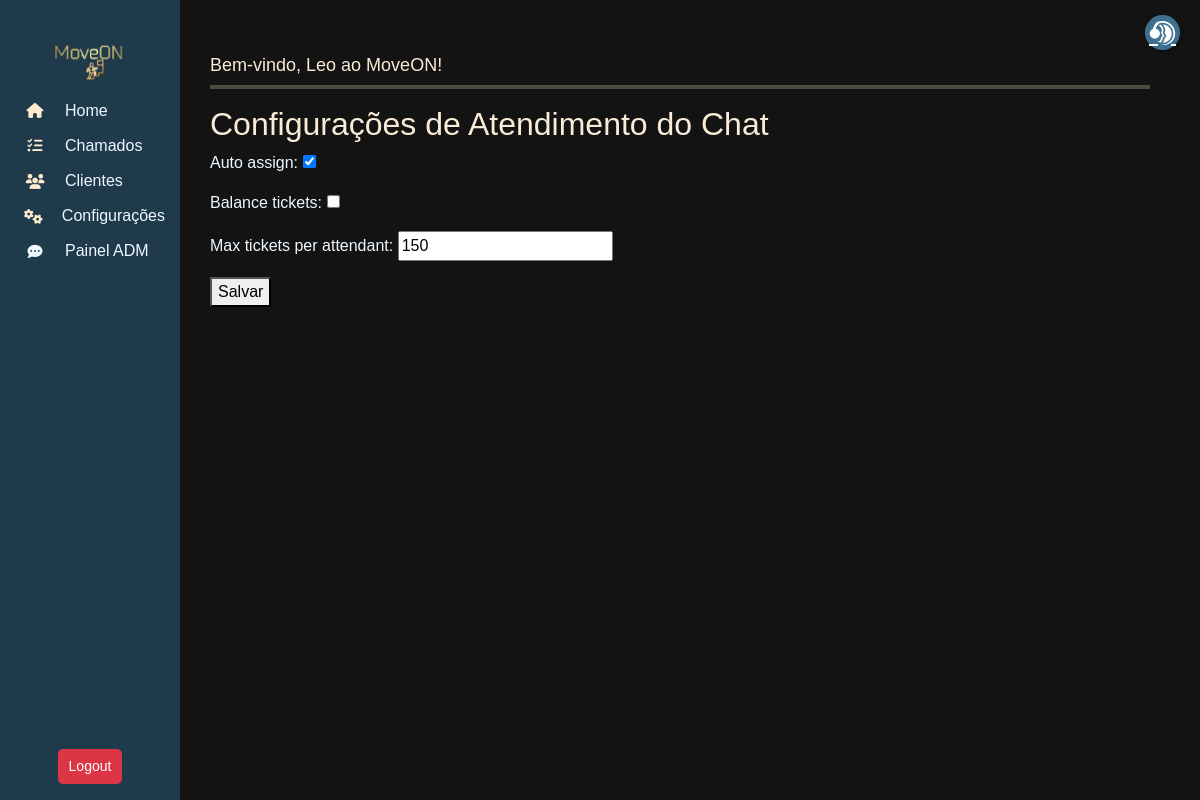
/chat/config/chat/ (signed in), run on the app's committed database.
### move_on/models.py (models this page shows, shortened)
class User(AbstractUser):
    client = models.ForeignKey(Profile, on_delete=models.CASCADE, related_name="users", null=True, blank=True, db_column='client')
    role = models.ForeignKey(Role, on_delete=models.SET_NULL, null=True, blank=True, db_column='role')
    groups = models.ManyToManyField(
        'auth.Group',
        related_name='move_on_users',
        blank=True
    )
    user_permissions = models.ManyToManyField(
        'auth.Permission',
        related_name='move_on_users',
        blank=True
    )
    class Meta:
        db_table = "users"

### chat/models.py (models this page shows, shortened)
class ChatSettings(models.Model):
    client = models.OneToOneField(Profile, on_delete=models.CASCADE, related_name="chat_settings")
    auto_assign = models.BooleanField(default=True)  # Distribuição automática ou manual
    balance_tickets = models.BooleanField(default=True)  # Equilibrar tickets por atendente
    max_tickets_per_attendant = models.IntegerField(default=5)  # Limite por atendente
    class Meta:
        db_table = "chat_settings"

### chat/views.py (the view)
# urls.py: path('config/chat/', ChatSettingsView.as_view(), name="chat_settings"),
class ChatSettingsView(LoginRequiredMixin, UpdateView):
    model = ChatSettings
    form_class = ChatSettingsForm
    template_name = "chat_settings.html"
    success_url = reverse_lazy("chat_settings")  # Redirecionamento pós-salvar
    def get_object(self, queryset=None):
        chat_settings, created = ChatSettings.objects.get_or_create(client=self.request.user.client)
        return chat_settings

### chat/forms.py
class ChatSettingsForm(forms.ModelForm):
    class Meta:
        model = ChatSettings
        fields = ["auto_assign", "balance_tickets", "max_tickets_per_attendant"]

### chat/templates/chat_settings.html (shortened to what this page needs)
{% extends "Menu/menu.html" %} {% block content %}
<h2>Configurações de Atendimento do Chat</h2>
<form method="post">
  {% csrf_token %} {{ form.as_p }}
  <button type="submit">Salvar</button>
</form>
{% endblock %}

### move_on/templates/Menu/menu.html (shortened to what this page needs)
{% load static %}
<head>
  <link href="https://cdn.jsdelivr.net/npm/bootstrap@5.3.3/dist/css/bootstrap.min.css" rel="stylesheet" />
  <link rel="stylesheet" href="https://cdnjs.cloudflare.com/ajax/libs/font-awesome/6.5.1/css/all.min.css" />
  <link rel="stylesheet" href="{% static 'css/styles.css' %}" />
</head>
<body>
  <nav class="sidebar">
    <h6> <img src="{% static 'image/moveon.png' %}" style="width: 100px; height:50px;"></h6>
    {% if user.is_authenticated %}
    <a href="/" data-bs-toggle="tooltip" data-bs-placement="right" title="Home">
      <i class="fas fa-home"></i> <span>Home</span>
    </a>
    <a href="{% url 'ticket_list' %}" data-bs-toggle="tooltip" data-bs-placement="right" title="Chamados">
      <i class="fas fa-tasks"></i> <span>Chamados</span>
    </a>
    <a href="{%url 'profile_list'%}" data-bs-toggle="tooltip" data-bs-placement="right" title="Clientes">
      <i class="fas fa-users"></i> <span>Clientes</span>
    </a>
    <a href="{% url 'params' %}" data-bs-toggle="tooltip" data-bs-placement="right" title="Configurações">
      <i class="fas fa-cogs"></i> <span>Configurações</span>
    </a>
    <a href="{% url 'chat_admin_panel' %}" data-bs-toggle="tooltip" data-bs-placement="right" title="Painel">
      <i class="fa-solid fa-comment-dots"></i><span>Painel ADM</span>
    </a>
    <form method="POST" action="{% url 'logout' %}">
      <button type="submit" class="btn btn-danger-2 w-100">Logout</button>
    </form>
    {% else %}
    <p>Necessário estar logado</p>
    {% endif %}
  </nav>
  <div class="content">
    <h3>
      {% block title %}Bem-vindo, {{ user.username }} ao MoveON!{% endblock %}
    </h3>
    <div class="bar-tab-color-preview">
      <hr style="border: none; height: 4px; background-color:blanchedalmond; margin: 0;">
    </div>
    <p>{% block content %}{% endblock %}</p>
  </div>
  <a href="{% url 'ticket_form' %}" class="support-btn" data-bs-toggle="tooltip" data-bs-placement="left"
    title="Novo Chamado">
    <i class="fa-brands fa-teamspeak"></i>
  </a>
</body>
</html>

### move_on/static/css/styles.css (style rules this page uses)
body { background-color: rgb(19, 19, 19); }
* { font-family: Verdana, Geneva, Tahoma, sans-serif; }
.sidebar { width: 60px; height: 100vh; background: #1e3a4b; position: fixed; top: 0; left: 0; display: flex; flex-direction: column; align-items: center; padding-top: 35px; transition: width 0.5s ease; }
h4, h6 { color: antiquewhite; font-weight: bolder; font-size: 15px; }
h3 { color: antiquewhite; font-size: 18px; }
.sidebar a { text-decoration: none; color: aliceblue; display: flex; align-items: center; gap: 10px; padding: 15px; width: 100%; white-space: nowrap; overflow: hidden; }
.sidebar a i { font-size: 15px; width: 40px; text-align: center; }
.content { margin-left: 160px; padding: 50px; margin-top: 5px; }
.fa-home { color: blanchedalmond; }
.fa-tasks { color: blanchedalmond; }
.fa-users { color: blanchedalmond; }
.fa-cogs { color: blanchedalmond; }
.support-btn { position: fixed; top: 15px; right: 20px; background: #3d7090; color: white; border-radius: 50%; width: 35px; height: 35px; display: flex; align-items: center; justify-content: center; font-size: 1.5rem; box-shadow: 2px 2px 10px rgba(0, 0, 0, 0.2); transition: transform 0.2s ease-in-out; z-index: 1000; }
.btn { padding: 5px 10px; font-size: 12px; border-radius: 5px; }
.btn-danger-2 { background-color: #dc3545; color: white; padding: 10px 20px; border-radius: 5px; margin-top: 50vh; }
@media (min-width: 820px) { .btn-danger-2 { margin-top: 60vh; font-size: 14px; padding: 6px 10px; } }

### chat/templates/chat_settings.html (style rules this page uses)
h2 { color: antiquewhite; }
form { color: aliceblue; }

### data on the page
User: username "Leo"
ChatSettings: auto_assign "☑", max_tickets_per_attendant "150"
